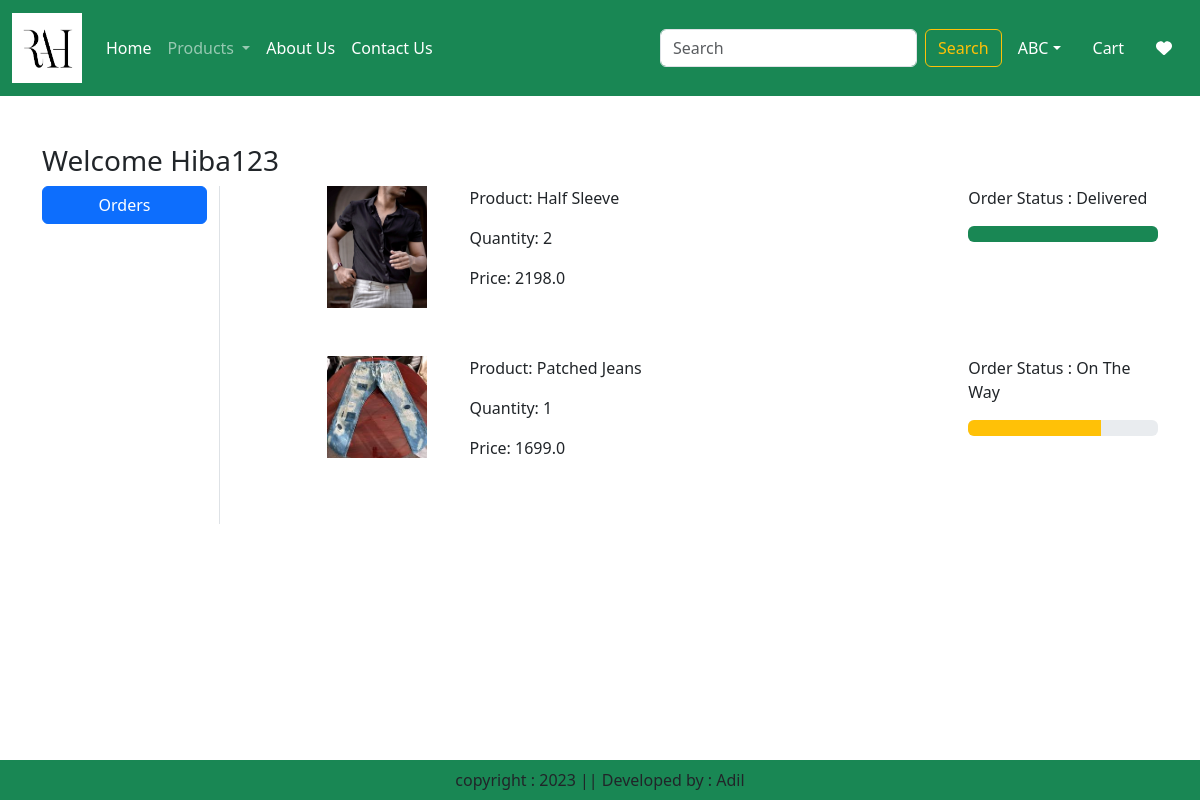
Page /orders/ (signed in) on the committed database.
### cart/models.py (models this page shows, shortened)
class OrderPlaced(models.Model):
    user = models.ForeignKey(User,on_delete=models.CASCADE)
    customer = models.ForeignKey(Customer,on_delete=models.CASCADE)
    product = models.ForeignKey(Product,on_delete=models.CASCADE)
    quantity = models.PositiveIntegerField(default=1)
    ordered_date = models.DateTimeField(auto_now_add=True)
    status = models.CharField(max_length=50,choices=STATUS_CHOICES, default='Pending')
    payment = models.ForeignKey(Payment,on_delete=models.CASCADE,default="")
    @property
    def total_cost(self):
        return self.quantity * self.product.discounted_price

class Product(models.Model):
    title = models.CharField(max_length=100)
    selling_price = models.FloatField()
    discounted_price = models.FloatField()
    description = models.TextField()
    category = models.CharField(choices=CATEGORY_CHOICES, max_length=2)
    product_image = models.ImageField(upload_to='product')

### cart/views.py (the view)
# urls.py: path('orders/',views.orders, name='orders'),
@login_required
def orders(request):
    i = 0
    j = 0
    if request.user.is_authenticated:
        i =len(Cart.objects.filter(user=request.user))
        j =len(Wishlist.objects.filter(user=request.user))
    order_placed=OrderPlaced.objects.filter(user=request.user)
    return render(request, 'cart/orders.html',locals())

### cart/templates/cart/orders.html (shortened to what this page needs)
{% extends 'cart/base.html' %}
{% load static %}
{% block main-content %}
<div class="container my-5">
    <div class="row">
        <h3>
            Welcome
            <span class="text-capitalize">{{request.user}}</span>
        </h3>
        <div class="col-sm-2 border-end">
            <ul class="list-unstyled">
                <li class="d-grid">
                    <a href="{% url 'orders' %}" class="btn btn-primary">Orders</a>
                </li>
            </ul>
        </div>
        <div class="col-sm-9 offset-sm-1">
            {% for i in order_placed %}
                <div class="row">
                    <div class="col-sm-2">
                        <img src="{{i.product.product_image.url}}" class="img-fluid" height="100" width="100"/>
                    </div>
                    <div class="col-sm-7">
                        <p>Product: {{i.product.title}}</p>
                        <p>Quantity: {{i.quantity}}</p>
                        <p>Price: {{i.total_cost}}</p>
                    </div>
                    <div class="col-sm-3">
                        <p> Order Status : {{i.status}}</p>
                        {% if i.status == 'On The Way' %}
                            <div class="progress">
                                <div class="progress-bar bg-warning" role="progressbar" style="width: 70%" aria-valuenow="70" aria-valuemin="0" aria-valuemax="100"></div>
                            </div>
                        {% endif %}
                        {% if i.status == 'Delivered' %}
                            <div class="progress">
                                <div class="progress-bar bg-success" role="progressbar" style="width: 100%" aria-valuenow="100" aria-valuemin="0" aria-valuemax="100"></div>
                            </div>
                        {% endif %}
                    </div>
                </div>
                <br><br>
            {% endfor %}
        </div>
    </div>
</div>
{% endblock main-content %}

### rows in the picture
OrderPlaced: product.product_image (picture), product "Half Sleeve", quantity "2", total_cost "2198.0", status "Delivered"
OrderPlaced: product.product_image (picture), product "Patched Jeans", quantity "1", total_cost "1699.0", status "On The Way"

### other values in the picture
{{ request.user }} "Hiba123"
